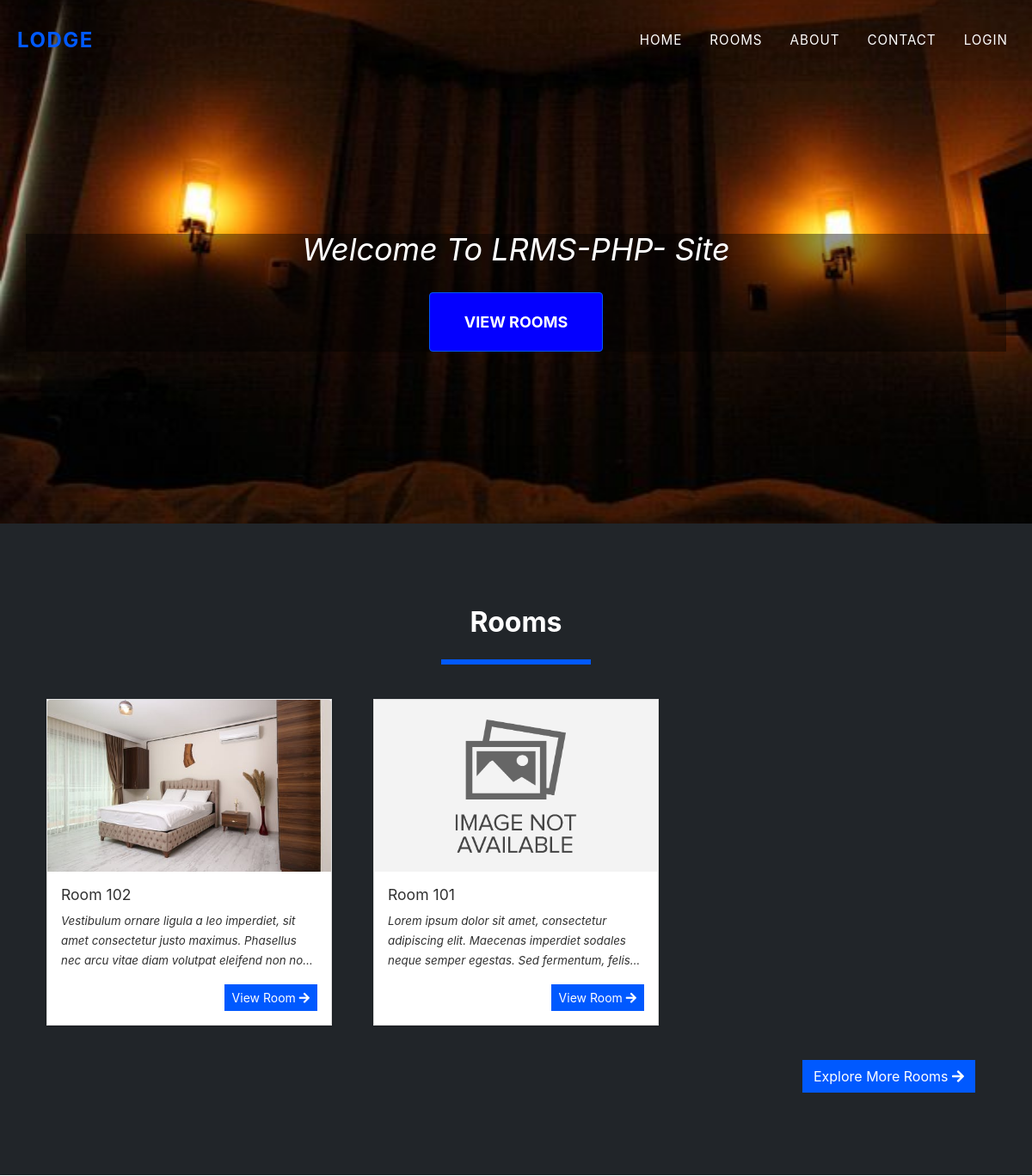
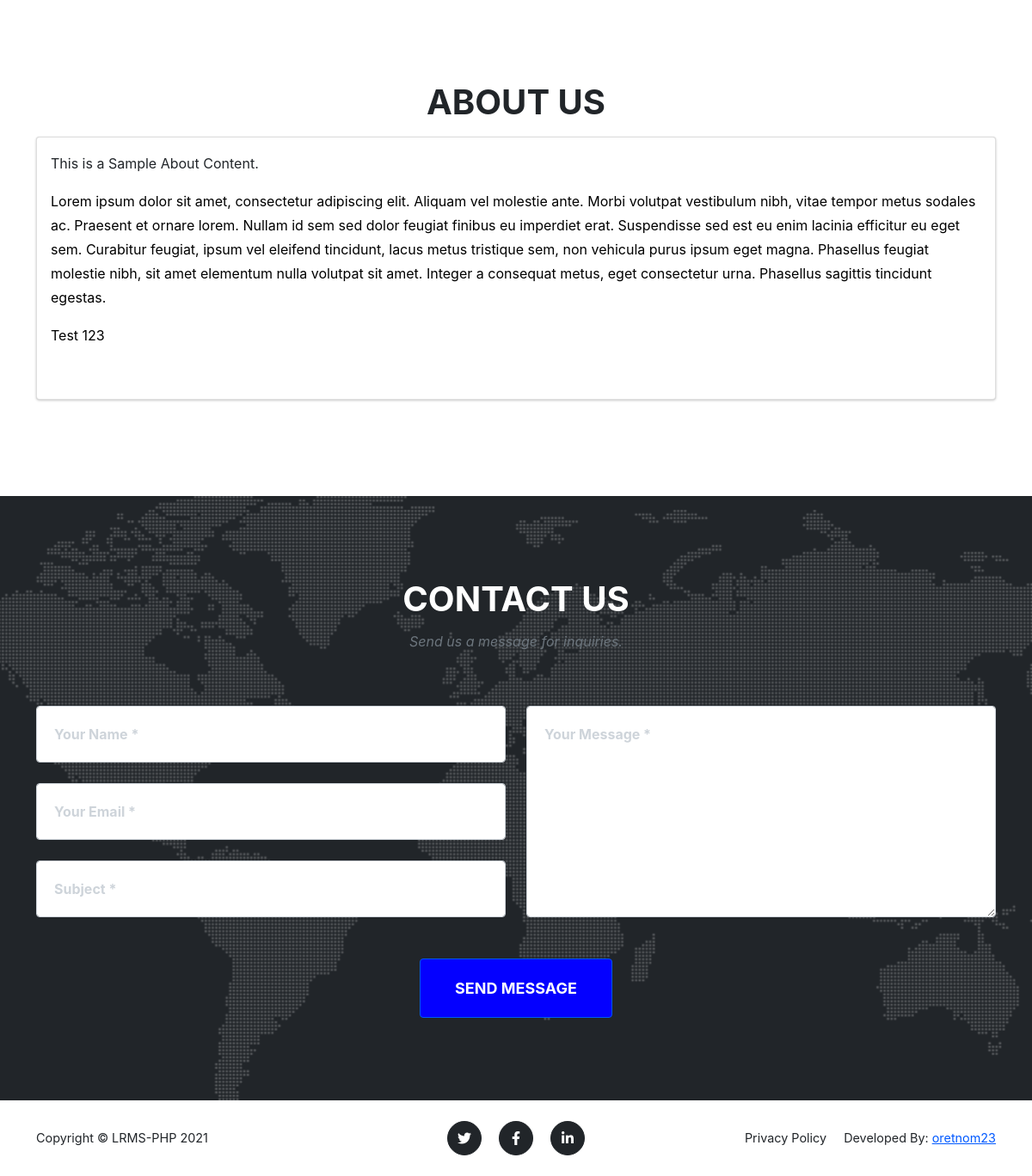
The page / on the database its author committed (2 pictures, top to bottom).
### tables this page shows
CREATE TABLE `room_list` (
  `id` int(30) NOT NULL,
  `room` text NOT NULL,
  `description` text NOT NULL,
  `price` float NOT NULL,
  `status` tinyint(1) NOT NULL COMMENT '1 = Available, 2 = Unavailable',
  `upload_path` text DEFAULT NULL,
  `date_created` datetime NOT NULL DEFAULT current_timestamp(),
  `date_updated` datetime DEFAULT NULL ON UPDATE current_timestamp()
);

### classes/DBConnection.php (called while the page is built, shortened)
<?php
class DBConnection{
    private $host = DB_SERVER;
    private $username = DB_USERNAME;
    private $password = DB_PASSWORD;
    private $database = DB_NAME;
    public $conn;
    public function __construct(){
        if (!isset($this->conn)) {
            $this->conn = new mysqli($this->host, $this->username, $this->password, $this->database);
        }
    }
}
?>

### config.php (called while the page is built, shortened)
<?php
require_once('classes/DBConnection.php');
require_once('classes/SystemSettings.php');
function validate_image($file){
	if(!empty($file)){
		if(is_file(base_app.$file)){
			return base_url.$file;
		}else{
			return base_url.'dist/img/no-image-available.png';
		}
	}else{
		return base_url.'dist/img/no-image-available.png';
	}
}
?>

### portal.php (the view, shortened to what this page needs)
<header class="masthead">
	<div class="container">
		<div class="masthead-subheading">Welcome To <?php echo $_settings->info('short_name') ?>- Site</div>
		<a class="btn btn-primary btn-xl text-uppercase" href="#home">View Rooms</a>
	</div>
</header>
<section class="page-section bg-dark" id="home">
	<div class="container">
		<h2 class="text-center">Rooms</h2>
	<div class="d-flex w-100 justify-content-center">
		<hr class="border-warning" style="border:3px solid" width="15%">
	</div>
	<div class="row">
		<?php
		$rooms = $conn->query("SELECT * FROM `room_list` order by rand() limit 3");
			while($row = $rooms->fetch_assoc() ):
				$cover='';
				if(is_dir(base_app.'uploads/room_'.$row['id'])){
					$img = scandir(base_app.'uploads/room_'.$row['id']);
					$k = array_search('.',$img);
					if($k !== false)
						unset($img[$k]);
					$k = array_search('..',$img);
					if($k !== false)
						unset($img[$k]);
					$cover = isset($img[2]) ? 'uploads/room_'.$row['id'].'/'.$img[2] : "";
				}
				$row['description'] = strip_tags(stripslashes(html_entity_decode($row['description'])));
		?>
			<div class="col-md-4 p-4 ">
				<div class="card w-100 rounded-0">
					<img class="card-img-top" src="<?php echo validate_image($cover) ?>" alt="<?php echo $row['room'] ?>" height="200rem" style="object-fit:cover">
					<div class="card-body">
					<h5 class="card-title truncate-1 w-100"><?php echo $row['room'] ?></h5><br>
    				<p class="card-text truncate"><?php echo $row['description'] ?></p>
					<div class="w-100 d-flex justify-content-end">
						<a href="./?page=view_room&id=<?php echo md5($row['id']) ?>" class="btn btn-sm btn-flat btn-warning">View Room <i class="fa fa-arrow-right"></i></a>
					</div>
					</div>
				</div>
			</div>
		<?php endwhile; ?>
	</div>
	<div class="d-flex w-100 justify-content-end">
		<a href="./?page=rooms" class="btn btn-flat btn-warning mr-4">Explore More Rooms <i class="fa fa-arrow-right"></i></a>
	</div>
	</div>
</section>
<section class="page-section" id="about">
	<div class="container">
		<div class="text-center">
			<h2 class="section-heading text-uppercase">About Us</h2>
		</div>
		<div>
			<div class="card w-100">
				<div class="card-body">
					<?php echo file_get_contents(base_app.'about.html') ?>
				</div>
			</div>
		</div>
	</div>
</section>
<section class="page-section" id="contact">
	<div class="container">
		<div class="text-center">
			<h2 class="section-heading text-uppercase">Contact Us</h2>
			<h3 class="section-subheading text-muted">Send us a message for inquiries.</h3>
		</div>
		<form id="contactForm" >
			<div class="row align-items-stretch mb-5">
				<div class="col-md-6">
					<div class="form-group">
						<input class="form-control" id="name" name="name" type="text" placeholder="Your Name *" required />
					</div>
					<div class="form-group">
						<input class="form-control" id="email" name="email" type="email" placeholder="Your Email *" data-sb-validations="required,email" />
					</div>
					<div class="form-group mb-md-0">
						<input class="form-control" id="subject" name="subject" type="subject" placeholder="Subject *" required />
					</div>
				</div>
				<div class="col-md-6">
					<div class="form-group form-group-textarea mb-md-0">
						<textarea class="form-control" id="message" name="message" placeholder="Your Message *" required></textarea>
					</div>
				</div>
			</div>
			<div class="text-center"><button class="btn btn-primary btn-xl text-uppercase" id="submitButton" type="submit">Send Message</button></div>
		</form>
	</div>
</section>

### index.php (shortened to what this page needs)
<!DOCTYPE html>
<html lang="en" class="" style="height: auto;">
<?php require_once('config.php'); ?>
 <?php require_once('inc/header.php') ?>
  <body class="hold-transition layout-top-nav" >
     <?php $page = isset($_GET['page']) ? $_GET['page'] : 'portal';  ?>
     <?php require_once('inc/topBarNav.php') ?>
     <?php
        if(!file_exists($page.".php") && !is_dir($page)){
            include '404.html';
        }else{
          if(is_dir($page))
            include $page.'/index.php';
          else
            include $page.'.php';
        }
      ?>
      <?php require_once('inc/footer.php') ?>
  </body>
</html>

### inc/header.php (shortened to what this page needs)
<head>
    <link rel="stylesheet" href="<?php echo base_url ?>plugins/fontawesome-free/css/all.min.css">
    <link rel="stylesheet" href="<?php echo base_url ?>plugins/tempusdominus-bootstrap-4/css/tempusdominus-bootstrap-4.min.css">
  <link rel="stylesheet" href="<?php echo base_url ?>plugins/datatables-bs4/css/dataTables.bootstrap4.min.css">
  <link rel="stylesheet" href="<?php echo base_url ?>plugins/datatables-responsive/css/responsive.bootstrap4.min.css">
  <link rel="stylesheet" href="<?php echo base_url ?>plugins/datatables-buttons/css/buttons.bootstrap4.min.css">
  <link rel="stylesheet" href="<?php echo base_url ?>plugins/select2/css/select2.min.css">
  <link rel="stylesheet" href="<?php echo base_url ?>plugins/select2-bootstrap4-theme/select2-bootstrap4.min.css">
    <link rel="stylesheet" href="<?php echo base_url ?>plugins/icheck-bootstrap/icheck-bootstrap.min.css">
    <link rel="stylesheet" href="<?php echo base_url ?>plugins/jqvmap/jqvmap.min.css">
    <link rel="stylesheet" href="<?php echo base_url ?>dist/css/adminlte.css">
    <link rel="stylesheet" href="<?php echo base_url ?>dist/css/custom.css">
    <link rel="stylesheet" href="<?php echo base_url ?>assets/css/styles.css">
    <link rel="stylesheet" href="<?php echo base_url ?>plugins/overlayScrollbars/css/OverlayScrollbars.min.css">
    <link rel="stylesheet" href="<?php echo base_url ?>plugins/daterangepicker/daterangepicker.css">
    <link rel="stylesheet" href="<?php echo base_url ?>plugins/summernote/summernote-bs4.min.css">
  <link rel="stylesheet" href="<?php echo base_url ?>plugins/sweetalert2-theme-bootstrap-4/bootstrap-4.min.css">
  </head>

### inc/topBarNav.php (shortened to what this page needs)
<nav class="navbar navbar-expand-lg navbar-dark fixed-top navbar-shrink" id="mainNav">
           <div class="container-fluid">
               <a class="navbar-brand" href="#page-top"><span class="text-primary">Lodge</span></a>
               <div class="collapse navbar-collapse" id="navbarResponsive">
                   <ul class="navbar-nav text-uppercase ms-auto py-4 py-lg-0">
                       <li class="nav-item"><a class="nav-link" href="<?php echo $page !='home' ? './':''  ?>">Home</a></li>
                       <li class="nav-item"><a class="nav-link" href="./?page=rooms">Rooms</a></li>
                       <li class="nav-item"><a class="nav-link" href="<?php echo $page !='home' ? './':''  ?>#about">About</a></li>
                       <li class="nav-item"><a class="nav-link" href="<?php echo $page !='home' ? './':''  ?>#contact">Contact</a></li>
                       <?php if(isset($_SESSION['userdata'])): ?>
                         <li class="nav-item"><a class="nav-link" href="./?page=my_account"><i class="fa fa-user"></i> Hi, <?php  echo $_settings->userdata('firstname') ?>!</a></li>
                         <li class="nav-item"><a class="nav-link" href="logout.php"><i class="fa fa-sign-out-alt"></i></a></li>
                       <?php else: ?>
                         <li class="nav-item"><a class="nav-link" href="javascript:void(0)" id="login_btn">Login</a></li>
                       <?php endif; ?>
                   </ul>
               </div>
           </div>
       </nav>

### inc/footer.php (shortened to what this page needs)
<footer class="footer py-4">
	<div class="container">
		<div class="row align-items-center">
			<div class="col-lg-4 text-lg-start">Copyright &copy; <?php echo $_settings->info('short_name') ?> 2021</div>
			<div class="col-lg-4 my-3 my-lg-0">
				<a class="btn btn-dark btn-social mx-2" href="#!"><i class="fab fa-twitter"></i></a>
				<a class="btn btn-dark btn-social mx-2" href="#!"><i class="fab fa-facebook-f"></i></a>
				<a class="btn btn-dark btn-social mx-2" href="#!"><i class="fab fa-linkedin-in"></i></a>
			</div>
			<div class="col-lg-4 text-lg-end">
				<a class="link-dark text-decoration-none me-3" href="javascript:void(0)" id="p_use">Privacy Policy</a>
        <span>Developed By: <a href="https://1sourcecodr.blogspot.com/">oretnom23</a></span>
			</div>
		</div>
	</div>
</footer>

### rows shown on the page
room_list: shows a picture, room "Room 102", description "Vestibulum ornare ligula a leo imperdiet, sit amet consectetur justo maximus. Phasellus nec arcu vitae diam volutpat eleifend non…"
room_list: shows a picture, room "Room 101", description "Lorem ipsum dolor sit amet, consectetur adipiscing elit. Maecenas imperdiet sodales neque semper egestas. Sed fermentum,…"

### other values the page prints
$_settings->info('short_name') "LRMS-PHP"
